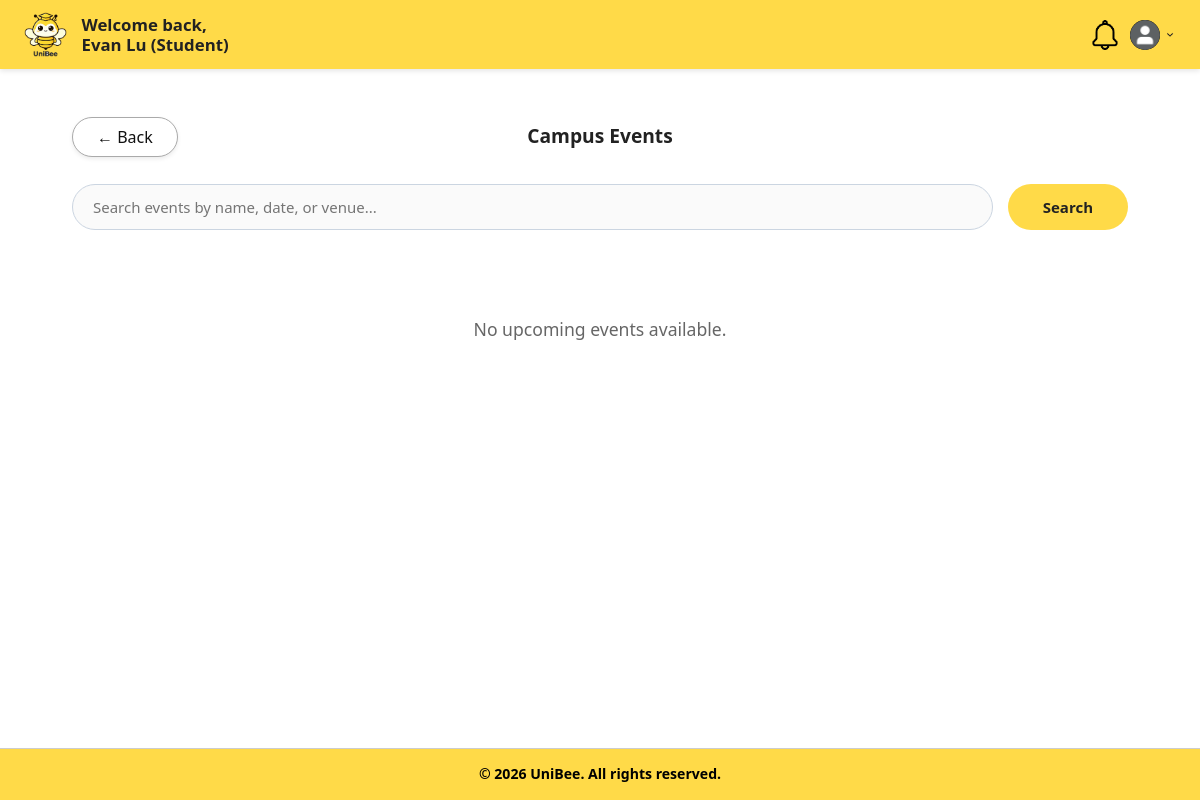
Before: /boundary/viewEventsPage.php (signed in) with the older database file.
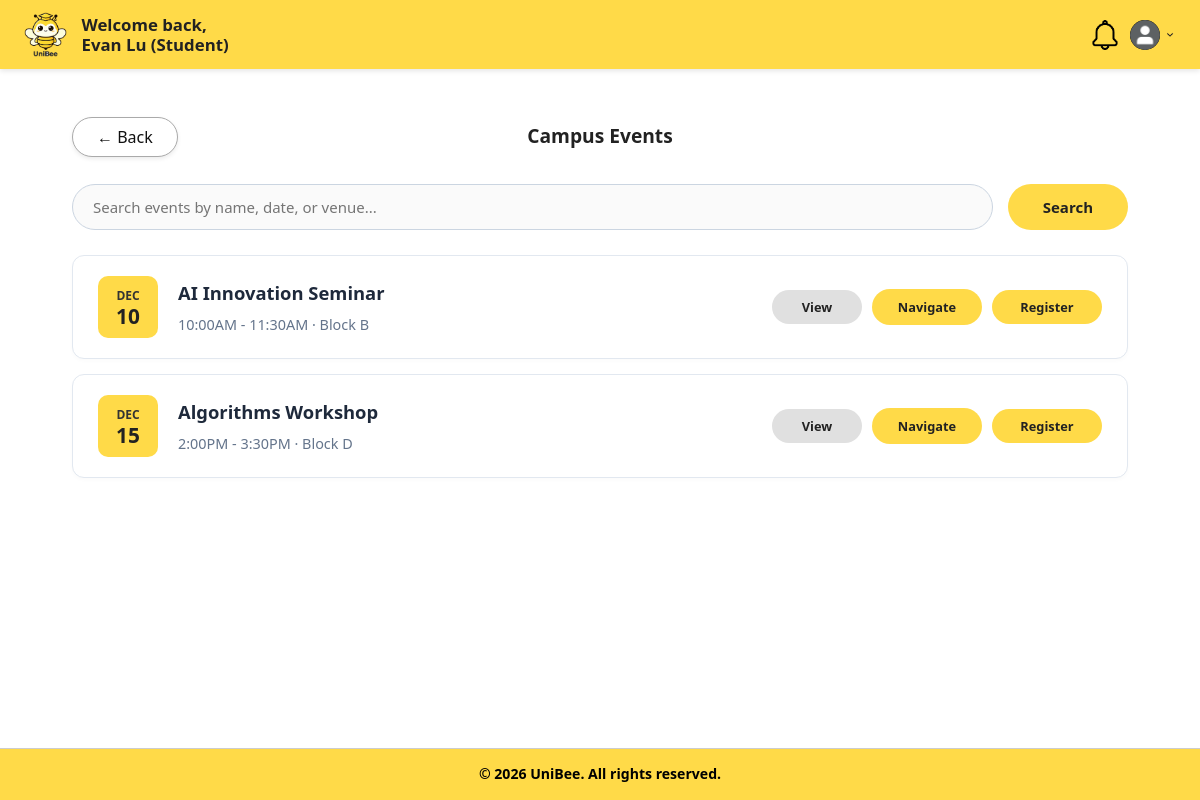
After: the same page with the newer database file.
### tables this page shows
CREATE TABLE Events (
    id INT PRIMARY KEY AUTO_INCREMENT,
    universityId INT NOT NULL,
    createdBy INT,
    facilityId INT NOT NULL,
    title VARCHAR(255) NOT NULL,
    description TEXT,
    startDatetime DATETIME NOT NULL,
    endDatetime DATETIME NOT NULL,
    capacity INT NOT NULL,
    eventPoster VARCHAR(500) NULL,
    eventInfo TEXT NULL,
    status ENUM('active','suspended','cancelled','completed') DEFAULT 'active',
    createdAt DATETIME DEFAULT CURRENT_TIMESTAMP,
    updatedAt DATETIME DEFAULT CURRENT_TIMESTAMP ON UPDATE CURRENT_TIMESTAMP,
    FOREIGN KEY (universityId) REFERENCES Universities(id) ON DELETE CASCADE,
    FOREIGN KEY (createdBy) REFERENCES Users(id) ON DELETE SET NULL,
    FOREIGN KEY (facilityId) REFERENCES BookableFacilities(id) ON DELETE RESTRICT
);

CREATE TABLE Facilities (
    id INT PRIMARY KEY AUTO_INCREMENT,
    universityId INT NOT NULL,
    floorId INT,
    name VARCHAR(255) NOT NULL,
    roomCode VARCHAR(100),
    type ENUM('study room', 'gym', 'lecture hall', 'lab', 'classroom') DEFAULT 'study room',
    description TEXT,
    location VARCHAR(255),
    blockFloor VARCHAR(100),
    capacity INT,
    status VARCHAR(50) DEFAULT 'active',
    createdAt DATETIME DEFAULT CURRENT_TIMESTAMP,
    updatedAt DATETIME DEFAULT CURRENT_TIMESTAMP ON UPDATE CURRENT_TIMESTAMP,
    FOREIGN KEY (universityId) REFERENCES Universities(id) ON DELETE CASCADE,
    FOREIGN KEY (floorId) REFERENCES CampusFloors(id) ON DELETE SET NULL
);

### controller/viewEventsController.php (called while the page is built, shortened)
<?php
require_once "../database/database.php";
require_once "../entity/event.php";
class ViewEventsController
{
    private $db;
    private $eventEntity;
    public function __construct()
    {
        $database = new Database();
        $this->db = $database->connect();
        $this->eventEntity = new Event(
            null, null, null, null, null, null,
            null, null, null, null, null, null, null, null,
            $this->db
        );
    }
    public function getEventList($universityId)
    {
        return $this->eventEntity->getEventList($universityId);
    }
    public function getUserRegisteredEventIds($userId)
    {
        try {
            $sql = "SELECT eventId FROM EventRegistrations
                    WHERE userId = ?
                      AND status IN ('registered', 'attended')";
            $stmt = $this->db->prepare($sql);
            $stmt->execute([$userId]);
            return $stmt->fetchAll(PDO::FETCH_COLUMN) ?: [];
        } catch (Exception $e) {
            error_log("getUserRegisteredEventIds error: " . $e->getMessage());
            return [];
        }
    }
}
?>

### database/database.php (called while the page is built, shortened)
<?php
class Database
{
    private $host = 'sql212.infinityfree.com';
    private $dbname = 'if0_43479137_unibee';
    private $username = 'if0_43479137';
    private $password = 'InjO8Pzh9lL';
    public function connect()
    {
        try {
            $this->pdo = new PDO(
                "mysql:host={$this->host};dbname={$this->dbname}",
                $this->username,
                $this->password
            );
            $this->pdo->setAttribute(PDO::ATTR_ERRMODE, PDO::ERRMODE_EXCEPTION);
            return $this->pdo;
        } catch (PDOException $e) {
            die("Database connection failed: " . $e->getMessage());
        }
    }
}

### entity/event.php (called while the page is built, shortened)
<?php
require_once "../database/database.php";
class Event
{
    private $db;
    public function __construct(
        $id = null,
        $universityId = null,
        $createdBy = null,
        $facilityId = null,
        $title = null,
        $description = null,
        $startDatetime = null,
        $endDatetime = null,
        $capacity = null,
        $eventPoster = null,
        $eventInfo = null,
        $status = null,
        $createdAt = null,
        $updatedAt = null,
        $db = null
    ) {
        if ($db !== null) {
            $this->db = $db;
        } else {
            $database = new Database();
            $this->db = $database->connect();
        }
    }
    public function getEventList($universityId)
    {
        try {
            $sql = "SELECT e.id, e.universityId, e.createdBy, e.facilityId,
                           e.title, e.description,
                           e.startDatetime, e.endDatetime, e.capacity,
                           e.eventPoster, e.eventInfo, e.status,
                           e.createdAt, e.updatedAt,
                           f.location AS location,
                           f.name AS facilityName
                    FROM Events e
                    INNER JOIN BookableFacilities bf ON e.facilityId = bf.id
                    INNER JOIN Facilities f ON bf.facilityId = f.id
                    WHERE e.universityId = ?
                      AND e.status = 'active'
                    ORDER BY e.startDatetime ASC";
            $stmt = $this->db->prepare($sql);
            $stmt->execute([$universityId]);
            return $stmt->fetchAll(PDO::FETCH_ASSOC);
        } catch (Exception $e) {
            error_log("Event list fetch error: " . $e->getMessage());
            return false;
        }
    }
}
?>

### boundary/viewEventsPage.php (the view, shortened to what the changed rows need)
<?php
require_once "../controller/viewEventsController.php";
$userRole = strtolower($_SESSION['user_role'] ?? $_SESSION['role'] ?? 'student');
$isLecturer = in_array($userRole, ['lecturer', 'staff', 'teacher']);
$dashboardPage = $isLecturer ? 'lecturerDashboardPage.php' : 'studentDashboardPage.php';
$controller = new ViewEventsController();
$universityId = $_SESSION['university_id'] ?? 1;
$userId = $_SESSION['user_id'] ?? null;
$events = $controller->getEventList($universityId);
$registeredIds = $controller->getUserRegisteredEventIds($userId);
$eventsToDisplay = $_SESSION['search_results'] ?? $events;
$searchKeywordValue = $_SESSION['search_keyword'] ?? '';
?>
<!DOCTYPE html>
<html lang="en">
<head>
    <link rel="stylesheet" href="../style.css">
</head>
<body>
    <main class="dashboard">
        <div class="profile-header">
            <a href="<?php echo htmlspecialchars($dashboardPage); ?>" class="btn-back">&#8592; Back</a>
            <h2 class="section-label">Campus Events</h2>
        </div>
        <form action="../controller/searchEventController.php" method="GET" class="event-search-bar">
            <input type="text" id="eventSearchInput" name="keyword"
                placeholder="Search events by name, date, or venue..."
                value="<?php echo htmlspecialchars($searchKeywordValue); ?>">
            <button type="submit" name="search" class="btn-search">Search</button>
        </form>
        <?php if ($eventsToDisplay === false): ?>
            <p class="error-message" style="max-width:1200px;margin:0 auto;">Unable to retrieve events. Please try again
                later.</p>
        <?php elseif (empty($eventsToDisplay)): ?>
            <p class="no-notifications" style="max-width:1200px;margin:0 auto;">No upcoming events available.</p>
        <?php else: ?>
            <div class="event-list">
                <?php foreach ($eventsToDisplay as $event): ?>
                    <?php
                    $startDate = strtotime($event['startDatetime']);
                    $endDate = strtotime($event['endDatetime']);
                    $month = date('M', $startDate);
                    $day = date('d', $startDate);
                    $time = date('g:iA', $startDate) . ' - ' . date('g:iA', $endDate);
                    $isPast = $startDate < time();
                    $isRegistered = in_array($event['id'], $registeredIds);
                    ?>
                    <div class="event-item" data-title="<?php echo htmlspecialchars(strtolower($event['title'])); ?>">
                        <div class="event-date-badge">
                            <span class="event-month"><?php echo $month; ?></span>
                            <span class="event-day"><?php echo $day; ?></span>
                        </div>
                        <div class="event-info">
                            <h3><?php echo htmlspecialchars($event['title']); ?></h3>
                            <p><?php echo htmlspecialchars($time); ?> · <?php echo htmlspecialchars($event['location']); ?></p>
                        </div>
                        <div class="event-actions">
                            <button type="button" class="btn-event-view"
                                onclick='openEventView(<?php echo htmlspecialchars(json_encode($event), ENT_QUOTES); ?>)'>
                                View
                            </button>
                            <a href="facilityLocationTrackingPage.php?facility=<?php echo urlencode($event['facilityId']); ?>"
                                class="btn-event-nav">
                                Navigate
                            </a>
                            <?php if ($isPast): ?>
                                <button class="btn-event-past" disabled>Past Event</button>
                            <?php elseif ($isRegistered): ?>
                                <button class="btn-event-registered" disabled>Registered</button>
                            <?php else: ?>
                                <form action="../controller/registerEventController.php" method="POST" class="event-register-form">
                                    <button type="submit" name="register_event" class="btn-event-register">Register</button>
                                </form>
                            <?php endif; ?>
                        </div>
                    </div>
                <?php endforeach; ?>
            </div>
        <?php endif; ?>
    </main>
</body>
</html>

Changed rows visible on the page:
added events: startDatetime "DEC", startDatetime "10", title "AI Innovation Seminar", time "10:00AM - 11:30AM", facilities.location "Block B"
added events: startDatetime "DEC", startDatetime "15", title "Algorithms Workshop", time "2:00PM - 3:30PM", facilities.location "Block D"
Other visible differences:
text no longer shown: "No upcoming events available."
